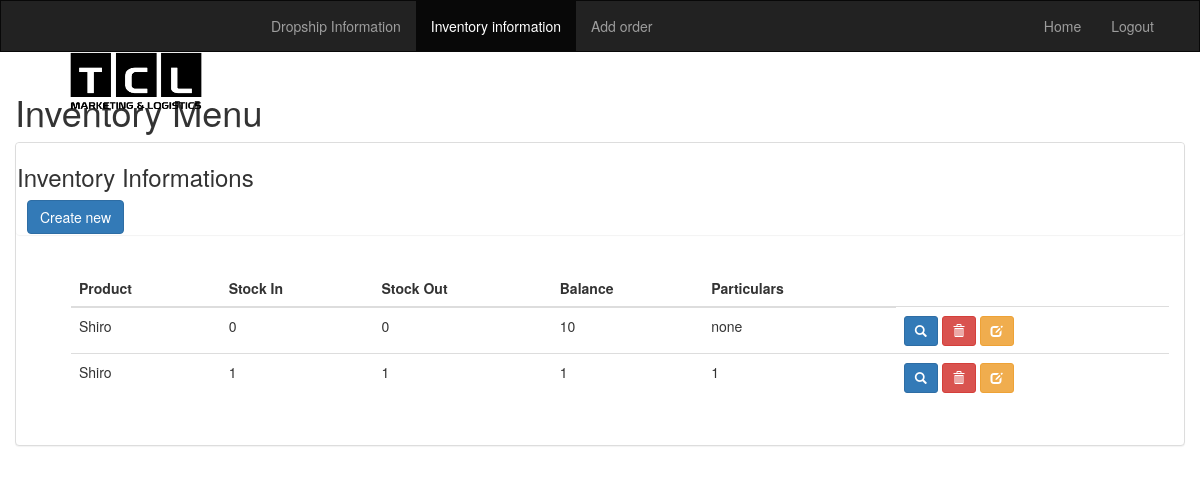
The app's page /ordering/inventory-menu/ (signed in), older data.
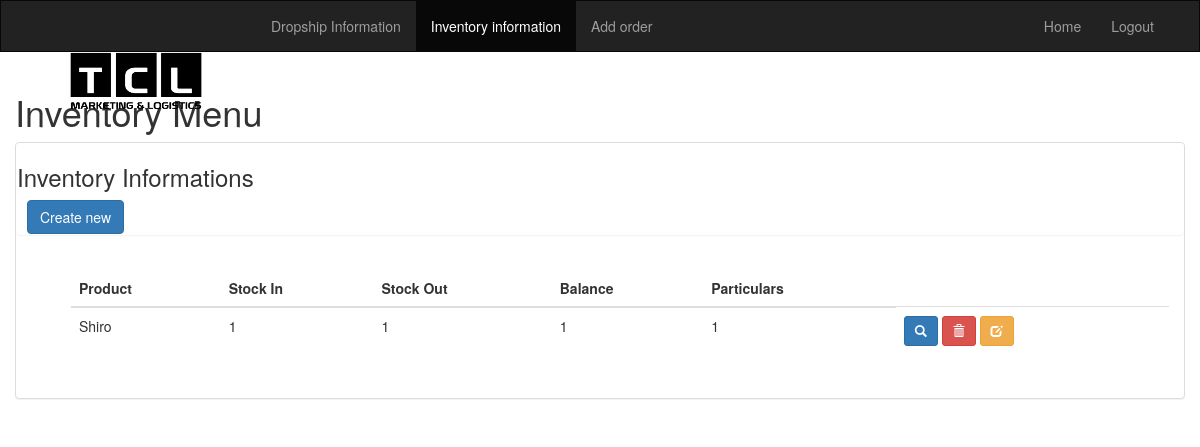
The same page, newer data.
### ordering/models.py (models this page shows, shortened)
class Inventory(models.Model):
    date = models.DateField(("Date"), default=datetime.now)
    product = models.ForeignKey(Product)
    product_logo = models.ImageField(upload_to='product_image', blank=True)
    stock_in = models.IntegerField()
    stock_out = models.IntegerField()
    balance = models.IntegerField()
    particulars = models.CharField(max_length=250)
    def image_tag(self):
        return u'<img src="%s" />' % self.product_logo.url_125x125
    image_tag.short_description = 'Image'
    image_tag.allow_tags = True

class Product(models.Model):
    product_name = models.CharField(max_length=250)
    date_created = models.DateTimeField()
    def __str__(self):
        return self.product_name

### ordering/views.py (the view)
class InventoryMenu(ListView):
    model = Inventory
    template_name = 'inventory/inventory_sample.html'
    context_object_name = "all_inventorys"
    paginate_by = 10

### ordering/templates/inventory/inventory_sample.html (shortened to what this page needs)
{% extends 'base.html' %}
{% load crispy_forms_tags %}
{% block body %}
<div class="container inventory-container" style="width: 100%">
  <h1>Inventory Menu</h1>
      <div class="panel panel-default">
        <div class="panel panel-header">
          <h3 class="inventory-title">Inventory Informations</h3>
          <div class="row inventory-row" style="padding-left: 25px;">
          <a href="{% url 'ordering:create_inventory' %}" class="fm-create btn btn-primary" data-fm-head="Add new product" data-fm-callback="reload">Create new</a>
        </div>
        </div>
        <div class="panel-body">
          <ul>
            <div class="table-responsive">
              <table class="table table-hover">
              <thead>
                <tr>
                  <th>Product</th>
                  <th>Stock In</th>
                  <th>Stock Out</th>
                  <th>Balance</th>
                  <th>Particulars</th>
                </tr>
              </thead>
              <tbody>
                {% if all_inventorys %}
                {% for inventory in all_inventorys %}
                <tr>
                  <td>{{ inventory.product }}</a></td>
                  <td>{{ inventory.stock_in }}</td>
                  <td>{{ inventory.stock_out }}</td>
                  <td>{{ inventory.balance }}</td>
                  <td>{{ inventory.particulars }}</td>
                  <td>
                    <a href="{% url 'ordering:inventory_detail' inventory.id %}" class="btn btn-primary glyphicon glyphicon-search btn-sm" role="button"></a>
                    <a href="{% url 'ordering:delete_inventory' inventory.id %}" class="fm-delete btn btn-danger glyphicon glyphicon-trash btn-sm" data-fm-head="Delete this product?" data-fm-callback="reload"></a>
                    <a href="{% url 'ordering:update_inventory' inventory.id %}" class="fm-update btn btn-warning glyphicon glyphicon-edit btn-sm" data-fm-head="Update this product?" data-fm-callback="reload"></a>
                  </td>
                </tr>
                {% endfor %}
                {% else %}
                <tr>
                  <td colspan="7" class="text-center bg-warning">No products in the inventory</td>
                </tr>
                {% endif %}
              </tbody>
              </table>
            </div>
          </ul>
        </div>
      </div>
</div>
{% endblock %}

### ordering/templates/base.html (shortened to what this page needs)
  <!DOCTYPE html>
<html>
  <head>
    {% load staticfiles %}
    <link rel="stylesheet" href="https://maxcdn.bootstrapcdn.com/bootstrap/3.3.6/css/bootstrap.min.css" />
    <link rel="stylesheet" type="text/css" href="{% static 'css/styles.min.css' %}"/>
  </head>
  <body>
    {% block navbar %}
    <nav class="navbar navbar-inverse">
    <div class="container-fluid">
        <div class="container-fluid">
          <div class="navbar-header">
            <a class="navbar-brand" href="{% url 'ordering:home' %}"><img src="{% static 'img/TCL_Shirt_Logo.png' %}" class="img img-tcl"></a>
          </div>
          <div id="navbar" class="navbar-collapse collapse">
            {% if user.is_superuser %}
              <ul class="nav navbar-nav">
                <li{% if 'detail' in request.path %} class="active" {% endif %}><a href="{% url 'ordering:detail' %}">Dropship Information</a></li>
                <li{% if 'inventory-menu' in request.path %} class="active" {% endif %}><a href="{% url 'ordering:inventory_menu' %}">Inventory information</a></li>
                <li><a href="{% url 'ordering:order_create' %}" class="fm-create" data-fm-head="Add new order" data-fm-callback="reload">Add order</a></li>
              </ul>
              <ul class="nav navbar-nav navbar-right">
                <li><a href="{% url 'ordering:home' %}">Home</a></li>
                <li><a href="{% url 'ordering:logout' %}">Logout</a></li>
              </ul>
            {% endif %}
          </div>
        </div>
    </div>
  </nav>
  {% endblock %}
    {% block body %}{% endblock %}
    {% include "modal/modal.html" %}
  </body>
</html>

### ordering/templates/modal/modal.html (shortened to what this page needs)
{% load i18n %}
{% load staticfiles %}
{% load fm_tags %}
<link rel="stylesheet" href="{% static "css/modal.css" %}?v={% fm_version %}" />

Row changes from the older to the newer data that the page shows:
removed Inventory: product "Shiro", stock_in "0", stock_out "0", balance "10", particulars "none"
